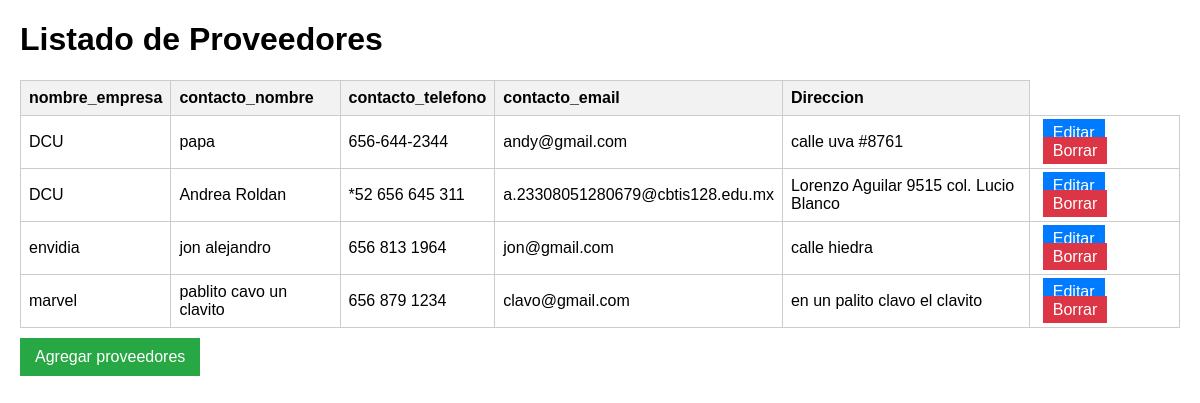
The page / on the database its author committed.
### app_proveedor/models.py (models this page shows, shortened)
class proveedores(models.Model):
    nombre_empresa = models.CharField(max_length=100)
    contacto_nombre = models.CharField(max_length=50)
    contacto_telefono = models.CharField(max_length=15)
    contacto_email = models.EmailField()
    direccion = models.CharField(max_length=200)

### app_proveedor/views.py (the view)
# urls.py: path('', views.index, name='inicio'), # O la vista que corresponda
def index(request):
    proveedores = Modeloproveedores.objects.all() # Usa el nombre renombrado
    return render(request, 'listar_proveedores.html', {'proveedores':proveedores})

### app_proveedor/templates/listar_proveedores.html (shortened to what this page needs)
<!DOCTYPE html>
<html lang="es">
<head>
</head>
<body>
    <h1>Listado de Proveedores</h1>
    <table>
        <thead>
            <tr>
                <th>nombre_empresa</th>
                <th>contacto_nombre</th>
                <th>contacto_telefono</th>
                <th>contacto_email</th>
                <th>Direccion</th>
            </tr>
        </thead>
        <tbody>
            {% for proveedor in proveedores %}
            <tr>
                <td>{{ proveedor.nombre_empresa }}</td>
                <td>{{ proveedor.contacto_nombre }}</td>
                <td>{{ proveedor.contacto_telefono }}</td>
                <td>{{ proveedor.contacto_email }}</td>
                <td>{{ proveedor.direccion }}</td>
                <td>
                    <a href="/editar/{{ proveedor.id }}/" class="btn editar">Editar</a>
                    <a href="/borrar/{{ proveedor.id }}/" class="btn borrar">Borrar</a>
                </td>
            </tr>
            {% empty %}
            <tr>
                <td colspan="3">No hay productos registrados.</td>
            </tr>
            {% endfor %}
        </tbody>
    </table>
    <a href="/agregar/" class="btn agregar">Agregar proveedores</a>
</body>
</html>

### app_proveedor/templates/listar_proveedores.html (style rules this page uses)
body { font-family: Arial, sans-serif; margin: 20px; }
table { width: 100%; border-collapse: collapse; margin-top: 20px; }
th, td { border: 1px solid #ccc; padding: 8px; text-align: left; }
th { background-color: #f2f2f2; }
.btn { margin: 5px; padding: 5px 10px; text-decoration: none; color: white; }
.editar { background-color: #007BFF; }
.borrar { background-color: #DC3545; }
.agregar { background-color: #28A745; display: inline-block; margin: 10px 0; padding: 10px 15px; color: white; text-decoration: none; }

### rows shown on the page
proveedores: nombre_empresa "DCU", contacto_nombre "papa", contacto_telefono "656-644-2344", contacto_email "andy@gmail.com", direccion "calle uva #8761"
proveedores: nombre_empresa "DCU", contacto_nombre "Andrea Roldan", contacto_telefono "*52 656 645 311", contacto_email "a.23308051280679@cbtis128.edu.mx", direccion "Lorenzo Aguilar 9515 col. Lucio Blanco"
proveedores: nombre_empresa "envidia", contacto_nombre "jon alejandro", contacto_telefono "656 813 1964", contacto_email "jon@gmail.com", direccion "calle hiedra"
proveedores: nombre_empresa "marvel", contacto_nombre "pablito cavo un clavito", contacto_telefono "656 879 1234", contacto_email "clavo@gmail.com", direccion "en un palito clavo el clavito"
